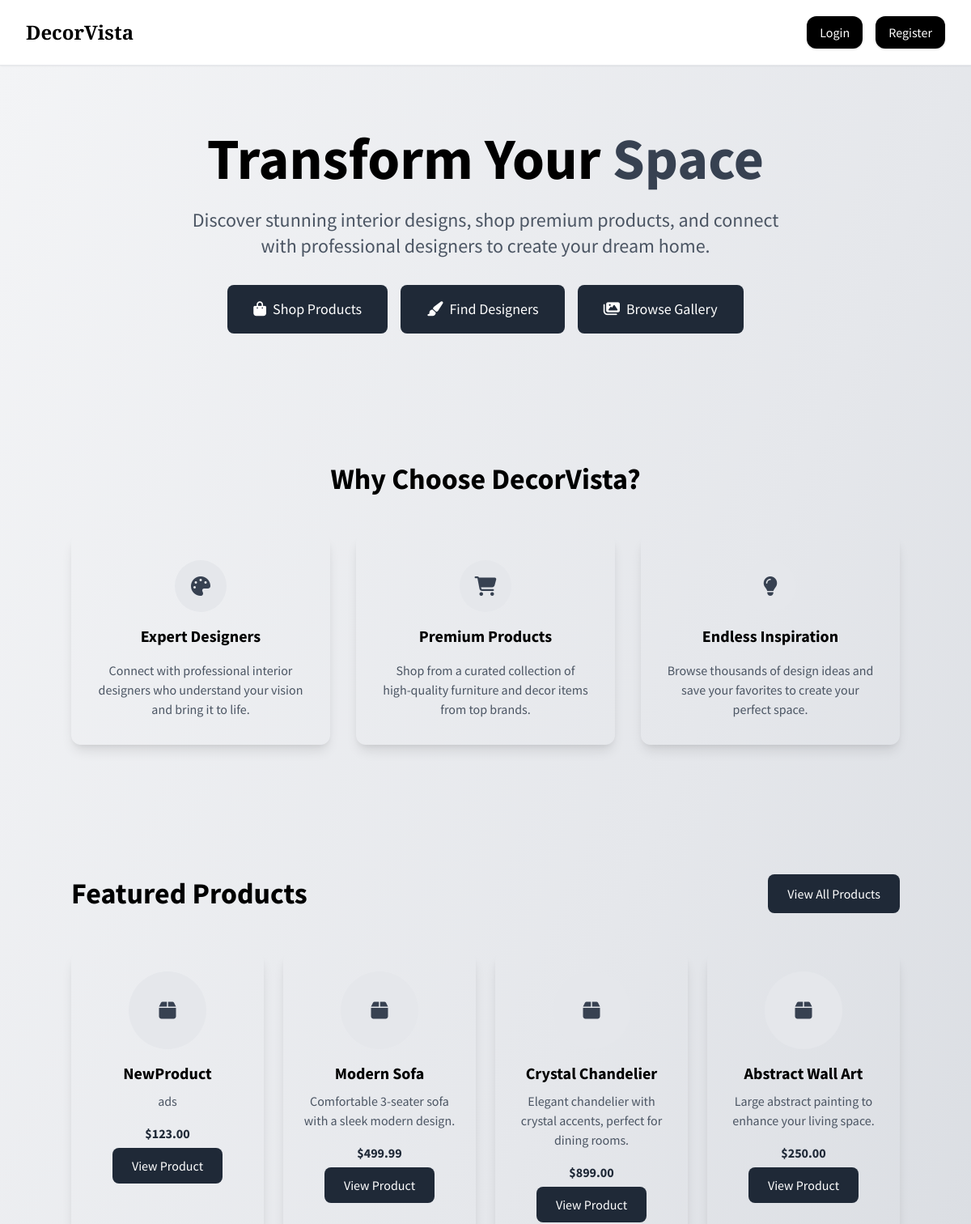
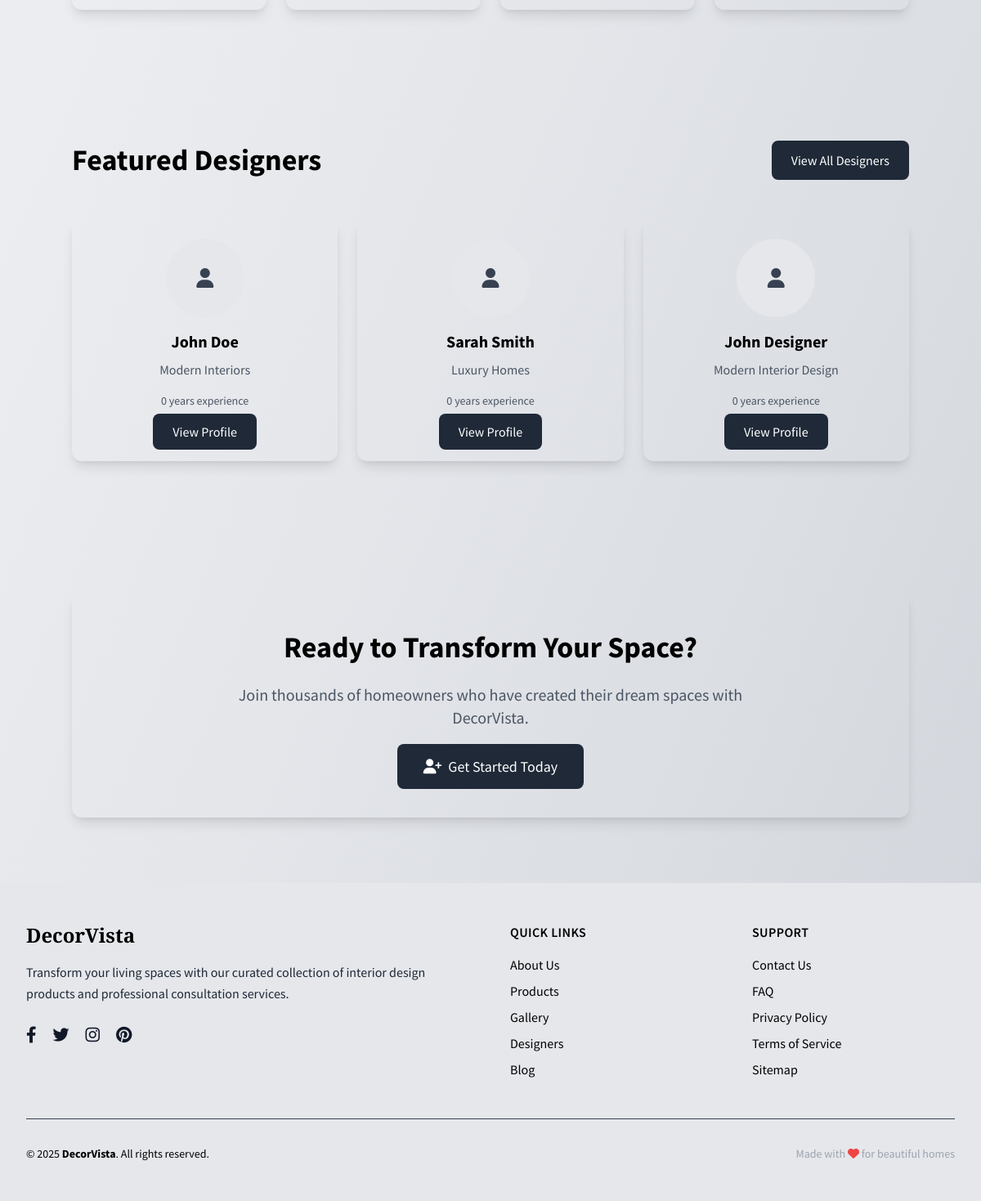
The page / on the database its author committed (2 pictures, top to bottom).
### tables this page shows
CREATE TABLE `products` (
  `product_id` int(11) NOT NULL,
  `name` varchar(200) NOT NULL,
  `description` text DEFAULT NULL,
  `price` decimal(10,2) NOT NULL,
  `category_id` int(11) NOT NULL,
  `brand` varchar(100) DEFAULT NULL,
  `image` varchar(255) DEFAULT NULL,
  `dimensions` varchar(100) DEFAULT NULL,
  `materials` varchar(200) DEFAULT NULL,
  `stock_quantity` int(11) DEFAULT 0,
  `is_active` tinyint(1) NOT NULL DEFAULT 1,
  `purchase_url` varchar(500) DEFAULT NULL,
  `rating` decimal(3,2) DEFAULT 0.00,
  `total_reviews` int(11) DEFAULT 0,
  `created_at` timestamp NOT NULL DEFAULT current_timestamp(),
  `updated_at` timestamp NOT NULL DEFAULT current_timestamp() ON UPDATE current_timestamp()
);

CREATE TABLE `interior_designers` (
  `designer_id` int(11) NOT NULL,
  `user_id` int(11) NOT NULL,
  `first_name` varchar(50) NOT NULL,
  `last_name` varchar(50) NOT NULL,
  `phone` varchar(20) DEFAULT NULL,
  `address` text DEFAULT NULL,
  `years_experience` int(11) DEFAULT 0,
  `specialization` varchar(100) DEFAULT NULL,
  `portfolio_url` varchar(255) DEFAULT NULL,
  `bio` text DEFAULT NULL,
  `hourly_rate` decimal(10,2) DEFAULT NULL,
  `is_verified` tinyint(1) NOT NULL DEFAULT 0,
  `rating` decimal(3,2) DEFAULT 0.00,
  `total_reviews` int(11) DEFAULT 0,
  `created_at` timestamp NOT NULL DEFAULT current_timestamp(),
  `updated_at` timestamp NOT NULL DEFAULT current_timestamp() ON UPDATE current_timestamp(),
  `availability_status` enum('available','busy','unavailable') NOT NULL DEFAULT 'available'
);

### config/database.php (called while the page is built, shortened)
<?php
class Database {
    private $host = 'localhost';
    private $username = 'root';
    private $password = '';
    private $database = 'decorvista';
    private $connection;
    private function connect() {
        try {
            $this->connection = new mysqli($this->host, $this->username, $this->password, $this->database);
            $this->connection->set_charset("utf8mb4");
        } catch (mysqli_sql_exception $e) {
            die("Database connection failed: " . $e->getMessage());
        }
    }
    public function query($query) {
        try {
            return $this->connection->query($query);
        } catch (mysqli_sql_exception $e) {
            error_log("Query failed: " . $e->getMessage() . " | SQL: " . $query);
            return false;
        }
    }
}
$db = new Database();
?>

### index.php (the view, shortened to what this page needs)
<?php
require_once 'config/config.php';
$featured_products_query = "SELECT * FROM products WHERE is_active = 1 ORDER BY created_at DESC LIMIT 8";
$products_result = $db->query($featured_products_query);
$featured_products = $products_result->fetch_all(MYSQLI_ASSOC);
$designers_query = "SELECT designer_id, first_name, last_name, specialization, years_experience, portfolio_url, bio, hourly_rate, rating, total_reviews
                    FROM interior_designers
                    WHERE is_verified = 1
                    ORDER BY created_at DESC
                    LIMIT 6";
$designers_result = $db->query($designers_query);
$featured_designers = $designers_result->fetch_all(MYSQLI_ASSOC);
include 'includes/header.php';
?>
<main data-scroll-container class="min-h-screen bg-gradient-to-br from-gray-100 via-gray-200 to-gray-300">
    <section class="relative py-20 px-4" data-scroll-section>
        <div class="container mx-auto text-center">
            <h1 class="text-5xl md:text-7xl font-bold text-black mb-6">
                Transform Your <span class="text-gray-700">Space</span>
            </h1>
            <p class="text-xl md:text-2xl text-gray-600 mb-8 max-w-3xl mx-auto">
                Discover stunning interior designs, shop premium products, and connect with professional designers to create your dream home.
            </p>
            <div class="flex flex-col sm:flex-row gap-4 justify-center">
                <a href="./products.php" class="bg-gray-800 text-white text-lg px-8 py-4 rounded-lg hover:bg-gray-900 transition-colors duration-300">
                    <i class="fas fa-shopping-bag mr-2"></i>Shop Products
                </a>
                <a href="./designers.php" class="bg-gray-800 text-white text-lg px-8 py-4 rounded-lg hover:bg-gray-900 transition-colors duration-300">
                    <i class="fas fa-paint-brush mr-2"></i>Find Designers
                </a>
                <a href="./gallery.php" class="bg-gray-800 text-white text-lg px-8 py-4 rounded-lg hover:bg-gray-900 transition-colors duration-300">
                    <i class="fas fa-images mr-2"></i>Browse Gallery
                </a>
            </div>
        </div>
    </section>
    <section class="py-20 px-4" data-scroll-section>
        <div class="container mx-auto">
            <h2 class="text-4xl font-bold text-black text-center mb-12">Why Choose DecorVista?</h2>
            <div class="grid grid-cols-1 md:grid-cols-3 gap-8">
                <div class="bg-white/80 backdrop-blur-lg p-8 rounded-xl shadow-lg text-center hover:shadow-xl transition-shadow duration-300">
                    <div class="w-16 h-16 bg-gray-200 rounded-full flex items-center justify-center mx-auto mb-4">
                        <i class="fas fa-palette text-2xl text-gray-700"></i>
                    </div>
                    <h3 class="text-xl font-bold text-black mb-4">Expert Designers</h3>
                    <p class="text-gray-600">Connect with professional interior designers who understand your vision and bring it to life.</p>
                </div>
                <div class="bg-white/80 backdrop-blur-lg p-8 rounded-xl shadow-lg text-center hover:shadow-xl transition-shadow duration-300">
                    <div class="w-16 h-16 bg-gray-200 rounded-full flex items-center justify-center mx-auto mb-4">
                        <i class="fas fa-shopping-cart text-2xl text-gray-700"></i>
                    </div>
                    <h3 class="text-xl font-bold text-black mb-4">Premium Products</h3>
                    <p class="text-gray-600">Shop from a curated collection of high-quality furniture and decor items from top brands.</p>
                </div>
                <div class="bg-white/80 backdrop-blur-lg p-8 rounded-xl shadow-lg text-center hover:shadow-xl transition-shadow duration-300">
                    <div class="w-16 h-16 bg-gray-200 rounded-full flex items-center justify-center mx-auto mb-4">
                        <i class="fas fa-lightbulb text-2xl text-gray-700"></i>
                    </div>
                    <h3 class="text-xl font-bold text-black mb-4">Endless Inspiration</h3>
                    <p class="text-gray-600">Browse thousands of design ideas and save your favorites to create your perfect space.</p>
                </div>
            </div>
        </div>
    </section>
<?php if (!empty($featured_products)): ?>
<section class="py-20 px-4" data-scroll-section>
    <div class="container mx-auto">
        <div class="flex justify-between items-center mb-12">
            <h2 class="text-4xl font-bold text-black">Featured Products</h2>
            <a href="products.php" class="bg-gray-800 text-white px-6 py-3 rounded-lg hover:bg-gray-900 transition-colors duration-300">View All Products</a>
        </div>
        <div class="grid grid-cols-1 md:grid-cols-2 lg:grid-cols-4 gap-6">
            <?php foreach ($featured_products as $product): ?>
                <div class="bg-white/80 backdrop-blur-lg p-6 rounded-xl shadow-lg text-center hover:shadow-xl transition-shadow duration-300">
                    <div class="w-24 h-24 rounded-full overflow-hidden mx-auto mb-4 bg-gray-200">
                        <?php if (!empty($product['image_url'])): ?>
                            <img src="<?php echo htmlspecialchars($product['image_url']); ?>" alt="<?php echo htmlspecialchars($product['name']); ?>" class="w-full h-full object-cover">
                        <?php else: ?>
                            <div class="w-full h-full flex items-center justify-center text-gray-700 text-2xl">
                                <i class="fas fa-box"></i>
                            </div>
                        <?php endif; ?>
                    </div>
                    <h3 class="text-xl font-bold text-black mb-2">
                        <?php echo htmlspecialchars($product['name']); ?>
                    </h3>
                    <p class="text-gray-600 mb-4"><?php echo htmlspecialchars($product['description']); ?></p>
                    <p class="text-gray-800 font-bold mb-4">$<?php echo htmlspecialchars($product['price']); ?></p>
                    <a href="product.php?id=<?php echo htmlspecialchars($product['product_id']); ?>" class="bg-gray-800 text-white px-6 py-3 rounded-lg hover:bg-gray-900 transition-colors duration-300">
                        View Product
                    </a>
                </div>
            <?php endforeach; ?>
        </div>
    </div>
</section>
<?php endif; ?>
    <?php if (!empty($featured_designers)): ?>
    <section class="py-20 px-4" data-scroll-section>
        <div class="container mx-auto">
            <div class="flex justify-between items-center mb-12">
                <h2 class="text-4xl font-bold text-black">Featured Designers</h2>
                <a href="designers.php" class="bg-gray-800 text-white px-6 py-3 rounded-lg hover:bg-gray-900 transition-colors duration-300">View All Designers</a>
            </div>
            <div class="grid grid-cols-1 md:grid-cols-2 lg:grid-cols-3 gap-6">
                <?php foreach (array_slice($featured_designers, 0, 3) as $designer): ?>
                    <div class="bg-white/80 backdrop-blur-lg p-6 rounded-xl shadow-lg text-center hover:shadow-xl transition-shadow duration-300">
                        <div class="w-24 h-24 rounded-full overflow-hidden mx-auto mb-4 bg-gray-200">
                            <?php if (!empty($designer['profile_image'])): ?>
                                <img src="<?php echo htmlspecialchars($designer['profile_image']); ?>" alt="Designer" class="w-full h-full object-cover">
                            <?php else: ?>
                                <div class="w-full h-full flex items-center justify-center text-gray-700 text-2xl">
                                    <i class="fas fa-user"></i>
                                </div>
                            <?php endif; ?>
                        </div>
                        <h3 class="text-xl font-bold text-black mb-2">
                            <?php echo htmlspecialchars($designer['first_name'] . ' ' . $designer['last_name']); ?>
                        </h3>
                        <p class="text-gray-600 mb-4"><?php echo htmlspecialchars($designer['specialization'] ?? 'Interior Designer'); ?></p>
                        <p class="text-gray-600 text-sm mb-4"><?php echo htmlspecialchars($designer['years_of_experience'] ?? 0); ?> years experience</p>
                        <a href="designer-profile.php?id=<?php echo htmlspecialchars($designer['designer_id'] ?? ''); ?>" class="bg-gray-800 text-white px-6 py-3 rounded-lg hover:bg-gray-900 transition-colors duration-300">
                            View Profile
                        </a>
                    </div>
                <?php endforeach; ?>
            </div>
        </div>
    </section>
    <?php endif; ?>
    <section class="py-20 px-4" data-scroll-section>
        <div class="container mx-auto text-center">
            <div class="bg-white/80 backdrop-blur-lg p-12 rounded-xl shadow-lg">
                <h2 class="text-4xl font-bold text-black mb-6">Ready to Transform Your Space?</h2>
                <p class="text-xl text-gray-600 mb-8 max-w-2xl mx-auto">
                    Join thousands of homeowners who have created their dream spaces with DecorVista.
                </p>
                <?php if (!isset($_SESSION['user_id'])): ?>
                    <a href="register.php" class="bg-gray-800 text-white text-lg px-8 py-4 rounded-lg hover:bg-gray-900 transition-colors duration-300">
                        <i class="fas fa-user-plus mr-2"></i>Get Started Today
                    </a>
                <?php else: ?>
                    <a href="dashboard.php" class="bg-gray-800 text-white text-lg px-8 py-4 rounded-lg hover:bg-gray-900 transition-colors duration-300">
                        <i class="fas fa-tachometer-alt mr-2"></i>Go to Dashboard
                    </a>
                <?php endif; ?>
            </div>
        </div>
    </section>
    <?php include 'includes/footer.php'; ?>
</body>
</html>

### includes/header.php (style rules this page uses)
.font-body { font-family: 'Source Sans Pro', sans-serif; }

### index.php (style rules this page uses)
html, body { height: 100%; margin: 0; overflow: hidden; }
[data-scroll-container] { min-height: 100vh; will-change: transform; backface-visibility: hidden; position: relative; }
[data-scroll-section] { position: relative; z-index: 1; }

### rows shown on the page
products: name "NewProduct", description "ads", price "123.00"
products: name "Modern Sofa", description "Comfortable 3-seater sofa with a sleek modern design.", price "499.99"
products: name "Crystal Chandelier", description "Elegant chandelier with crystal accents, perfect for dining rooms.", price "899.00"
products: name "Abstract Wall Art", description "Large abstract painting to enhance your living space.", price "250.00"
interior_designers: first_name+last_name "John Doe", specialization "Modern Interiors", years_of_experience "0"
interior_designers: first_name+last_name "Sarah Smith", specialization "Luxury Homes", years_of_experience "0"
interior_designers: first_name+last_name "John Designer", specialization "Modern Interior Design", years_of_experience "0"
